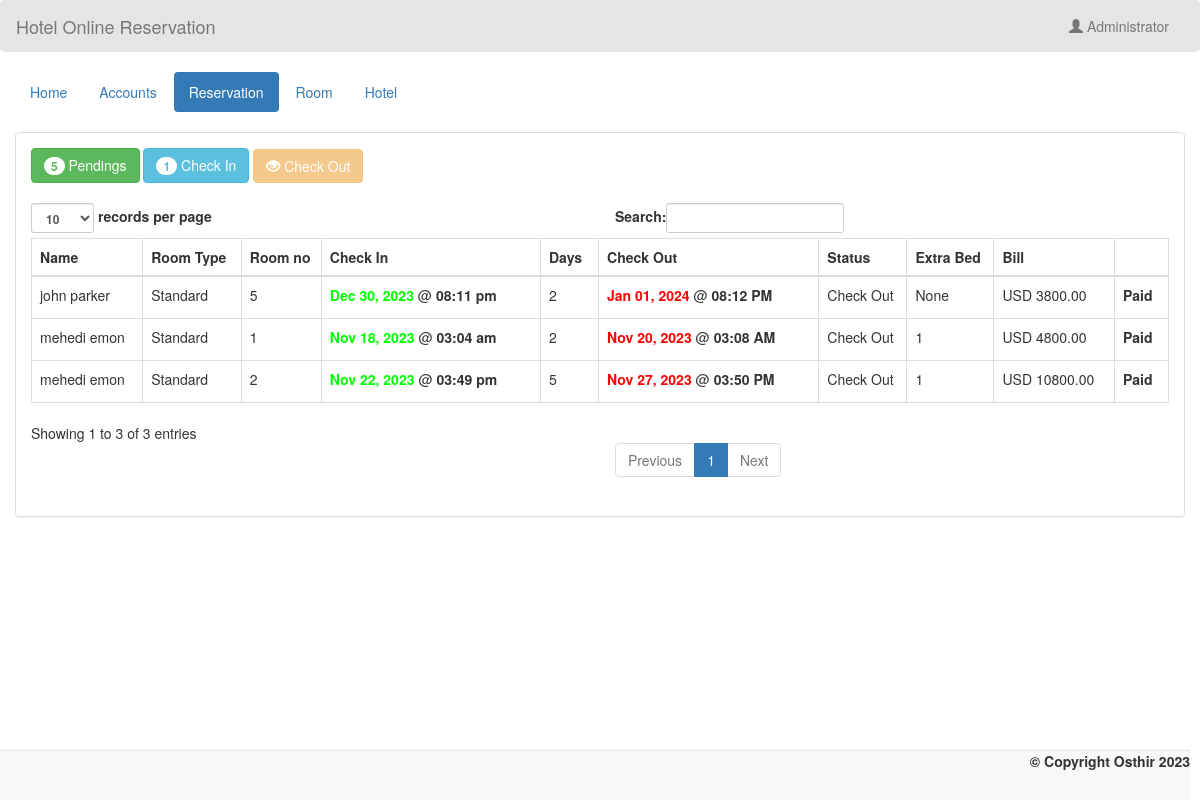
The page /admin/checkout.php (signed in) on the database its author committed.
### tables this page shows
CREATE TABLE `transaction` (
  `transaction_id` int(11) NOT NULL,
  `guest_id` int(11) NOT NULL,
  `room_id` int(11) NOT NULL,
  `room_no` int(5) NOT NULL,
  `extra_bed` int(11) NOT NULL,
  `status` varchar(20) NOT NULL,
  `days` int(2) NOT NULL,
  `checkin` date NOT NULL,
  `checkin_time` time NOT NULL,
  `checkout` date NOT NULL,
  `checkout_time` time NOT NULL,
  `bill` varchar(10) NOT NULL
);

CREATE TABLE `booking` (
  `guest_id` int(11) NOT NULL,
  `firstname` varchar(50) NOT NULL,
  `middlename` varchar(30) NOT NULL,
  `lastname` varchar(40) NOT NULL,
  `address` varchar(50) NOT NULL,
  `contactno` varchar(13) NOT NULL
);

CREATE TABLE `room` (
  `room_id` int(11) NOT NULL,
  `room_type` varchar(50) NOT NULL,
  `price` varchar(11) NOT NULL,
  `photo` varchar(100) NOT NULL
);

### admin/name.php (called while the page is built)
<?php
	require 'connect.php';
	$query = $conn->query("SELECT * FROM `admin` WHERE `admin_id` = '$_SESSION[admin_id]'") or die(mysqli_error());
	$fetch = $query->fetch_array();
	$name = $fetch['name'];
?>

### admin/checkout.php (the view, shortened to what this page needs)
<!DOCTYPE html>
<?php
	require 'name.php';
?>
<html lang = "en">
	<head>
		<link rel = "stylesheet" type = "text/css" href = "../css/bootstrap.css " />
		<link rel = "stylesheet" type = "text/css" href = "../css/style.css" />
	</head>
<body>
	<nav style = "background-color:rgba(0, 0, 0, 0.1);" class = "navbar navbar-default">
		<div  class = "container-fluid">
			<div class = "navbar-header">
				<a class = "navbar-brand" >Hotel Online Reservation</a>
			</div>
			<ul class = "nav navbar-nav pull-right ">
				<li class = "dropdown">
					<a class="dropdown-toggle" data-toggle="dropdown" role="button" aria-haspopup="true" aria-expanded="false"><i class = "glyphicon glyphicon-user"></i> <?php echo $name;?></a>
				</li>
			</ul>
		</div>
	</nav>
	<div class = "container-fluid">
		<ul class = "nav nav-pills">
			<li><a href = "home.php">Home</a></li>
			<li><a href = "account.php">Accounts</a></li>
			<li class = "active"><a href = "reserve.php">Reservation</a></li>
			<li><a href = "room.php">Room</a></li>
			<li><a href = "hotel.php">Hotel</a></li>
		</ul>
	</div>
	<br />
	<div class = "container-fluid">
		<div class = "panel panel-default">
			<?php
				$q_p = $conn->query("SELECT COUNT(*) as total FROM `transaction` WHERE `status` = 'Pending'") or die(mysqli_error());
				$f_p = $q_p->fetch_array();
				$q_ci = $conn->query("SELECT COUNT(*) as total FROM `transaction` WHERE `status` = 'Check In'") or die(mysqli_error());
				$f_ci = $q_ci->fetch_array();
			?>
			<div class = "panel-body">
				<a class = "btn btn-success" href = "reserve.php"><span class = "badge"><?php echo $f_p['total']?></span> Pendings</a>
				<a class = "btn btn-info" href = "checkin.php"><span class = "badge"><?php echo $f_ci['total']?></span> Check In</a>
				<a class = "btn btn-warning disabled"><i class = "glyphicon glyphicon-eye-open"></i> Check Out</a>
				<br />
				<br />
				<table id = "table" class = "table table-bordered">
					<thead>
						<tr>
							<th>Name</th>
							<th>Room Type</th>
							<th>Room no</th>
							<th>Check In</th>
							<th>Days</th>
							<th>Check Out</th>
							<th>Status</th>
							<th>Extra Bed</th>
							<th>Bill</th>
							<th></th>
						</tr>
					</thead>
					<tbody>
						<?php
							$query = $conn->query("SELECT * FROM `transaction` NATURAL JOIN `booking` NATURAL JOIN `room` WHERE `status` = 'Check Out'") or die(mysqli_query());
							while($fetch = $query->fetch_array()){
						?>
						<tr>
							<td><?php echo $fetch['firstname']." ".$fetch['lastname']?></td>
							<td><?php echo $fetch['room_type']?></td>
							<td><?php echo $fetch['room_no']?></td>
							<td><?php echo "<label style = 'color:#00ff00;'>".date("M d, Y", strtotime($fetch['checkin']))."</label>"." @ "."<label>".date("h:i a", strtotime($fetch['checkin_time']))."</label>"?></td>
							<td><?php echo $fetch['days']?></td>
							<td><?php echo "<label style = 'color:#ff0000;'>".date("M d, Y", strtotime($fetch['checkin']."+".$fetch['days']."DAYS"))."</label>"." @ "."<label>".date("h:i A", strtotime($fetch['checkout_time']))."</label>"?></td>
							<td><?php echo $fetch['status']?></td>
							<td><?php if($fetch['extra_bed'] == "0"){ echo "None";}else{echo $fetch['extra_bed'];}?></td>
							<td><?php echo "USD ".$fetch['bill'].".00"?></td>
							<td><label class = "">Paid</label></td>
						</tr>
						<?php
							}
						?>
					</tbody>
				</table>
			</div>
		</div>
	</div>
	<br />
	<br />
	<div style = "text-align:right; margin-right:10px;" class = "navbar navbar-default navbar-fixed-bottom">
		<label>&copy; Copyright Osthir 2023 </label>
	</div>
</body>
</html>

### rows shown on the page
transaction: guest.firstname "mehedi", guest.lastname "emon", room.room_type "Standard", room_no "1", checkin "Nov 18, 2023", checkin_time "03:04 am", days "2", checkin+days "Nov 20, 2023", checkout_time "03:08 AM", status "Check Out", extra_bed "1", bill "4800"
transaction: guest.firstname "mehedi", guest.lastname "emon", room.room_type "Standard", room_no "2", checkin "Nov 22, 2023", checkin_time "03:49 pm", days "5", checkin+days "Nov 27, 2023", checkout_time "03:50 PM", status "Check Out", extra_bed "1", bill "10800"
transaction: guest.firstname "john", guest.lastname "parker", room.room_type "Standard", room_no "5", checkin "Dec 30, 2023", checkin_time "08:11 pm", days "2", checkin+days "Jan 01, 2024", checkout_time "08:12 PM", status "Check Out", extra_bed "None", bill "3800"

### other values the page prints
$name "Administrator"
$f_p['total'] "5"
$f_ci['total'] "1"
